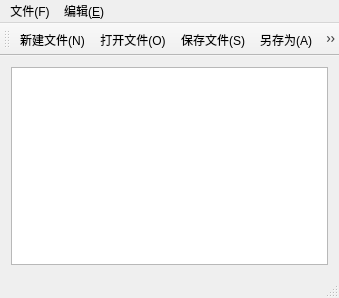
<?xml version="1.0" encoding="UTF-8"?>
<ui version="4.0">
 <class>MainWindow</class>
 <widget class="QMainWindow" name="MainWindow">
  <property name="geometry">
   <rect>
    <x>0</x>
    <y>0</y>
    <width>339</width>
    <height>298</height>
   </rect>
  </property>
  <property name="windowTitle">
   <string>MainWindow</string>
  </property>
  <widget class="QWidget" name="centralWidget">
   <layout class="QVBoxLayout" name="verticalLayout">
    <item>
     <widget class="QTextEdit" name="textEdit"/>
    </item>
   </layout>
  </widget>
  <widget class="QMenuBar" name="menuBar">
   <property name="geometry">
    <rect>
     <x>0</x>
     <y>0</y>
     <width>339</width>
     <height>26</height>
    </rect>
   </property>
   <widget class="QMenu" name="menu_F">
    <property name="title">
     <string>文件(F)</string>
    </property>
    <addaction name="action_N"/>
    <addaction name="action_O"/>
    <addaction name="action_S"/>
    <addaction name="action_A"/>
    <addaction name="action_C"/>
   </widget>
   <widget class="QMenu" name="menu_E">
    <property name="title">
     <string>编辑(&amp;E)</string>
    </property>
    <addaction name="action_W"/>
   </widget>
   <addaction name="menu_F"/>
   <addaction name="menu_E"/>
  </widget>
  <widget class="QToolBar" name="mainToolBar">
   <attribute name="toolBarArea">
    <enum>TopToolBarArea</enum>
   </attribute>
   <attribute name="toolBarBreak">
    <bool>false</bool>
   </attribute>
   <addaction name="action_N"/>
   <addaction name="action_O"/>
   <addaction name="action_S"/>
   <addaction name="action_A"/>
   <addaction name="action_C"/>
   <addaction name="action_W"/>
  </widget>
  <widget class="QStatusBar" name="statusBar"/>
  <action name="action_N">
   <property name="icon">
    <iconset resource="myimage.qrc">
     <normaloff>:/myImage/Image/new.jpg</normaloff>:/myImage/Image/new.jpg</iconset>
   </property>
   <property name="text">
    <string>新建文件(&amp;N)</string>
   </property>
   <property name="shortcut">
    <string>Alt+N</string>
   </property>
  </action>
  <action name="action_O">
   <property name="icon">
    <iconset resource="myimage.qrc">
     <normaloff>:/myImage/Image/open.jpg</normaloff>:/myImage/Image/open.jpg</iconset>
   </property>
   <property name="text">
    <string>打开文件(&amp;O)</string>
   </property>
   <property name="shortcut">
    <string>Alt+O</string>
   </property>
  </action>
  <action name="action_W">
   <property name="icon">
    <iconset resource="myimage.qrc">
     <normaloff>:/myImage/Image/search.jpg</normaloff>:/myImage/Image/search.jpg</iconset>
   </property>
   <property name="text">
    <string>查找(&amp;W)</string>
   </property>
   <property name="shortcut">
    <string>Alt+W</string>
   </property>
  </action>
  <action name="action_S">
   <property name="icon">
    <iconset resource="myimage.qrc">
     <normaloff>:/myImage/Image/save.jpg</normaloff>:/myImage/Image/save.jpg</iconset>
   </property>
   <property name="text">
    <string>保存文件(&amp;S)</string>
   </property>
   <property name="shortcut">
    <string>Alt+S</string>
   </property>
  </action>
  <action name="action_A">
   <property name="icon">
    <iconset resource="myimage.qrc">
     <normaloff>:/myImage/Image/other.jpg</normaloff>:/myImage/Image/other.jpg</iconset>
   </property>
   <property name="text">
    <string>另存为(&amp;A)</string>
   </property>
   <property name="shortcut">
    <string>Alt+A</string>
   </property>
  </action>
  <action name="action_C">
   <property name="icon">
    <iconset resource="myimage.qrc">
     <normaloff>:/myImage/Image/close.jpg</normaloff>:/myImage/Image/close.jpg</iconset>
   </property>
   <property name="text">
    <string>关闭(&amp;C)</string>
   </property>
   <property name="shortcut">
    <string>Alt+C</string>
   </property>
  </action>
 </widget>
 <layoutdefault spacing="6" margin="11"/>
 <resources>
  <include location="myimage.qrc"/>
 </resources>
 <connections/>
</ui>
